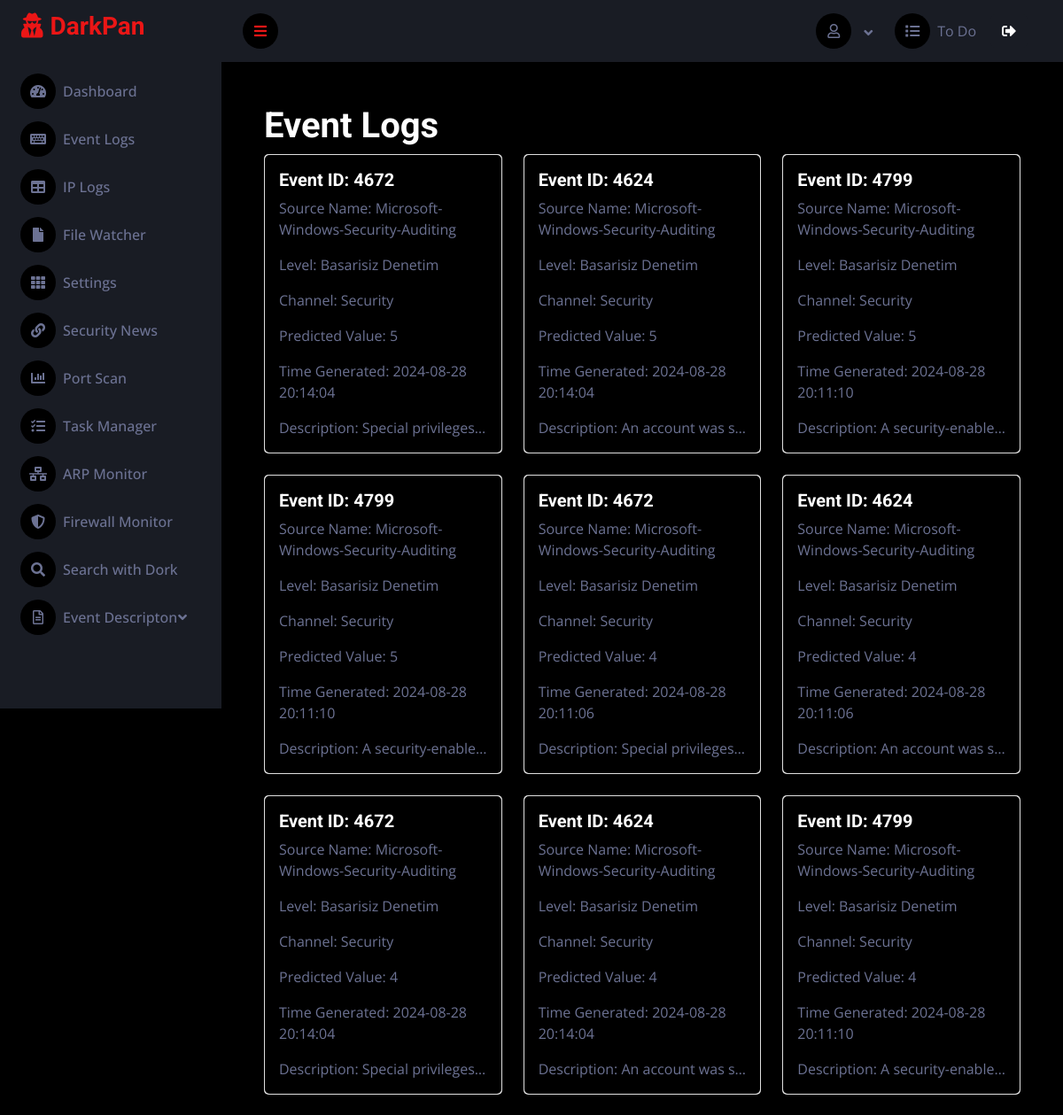
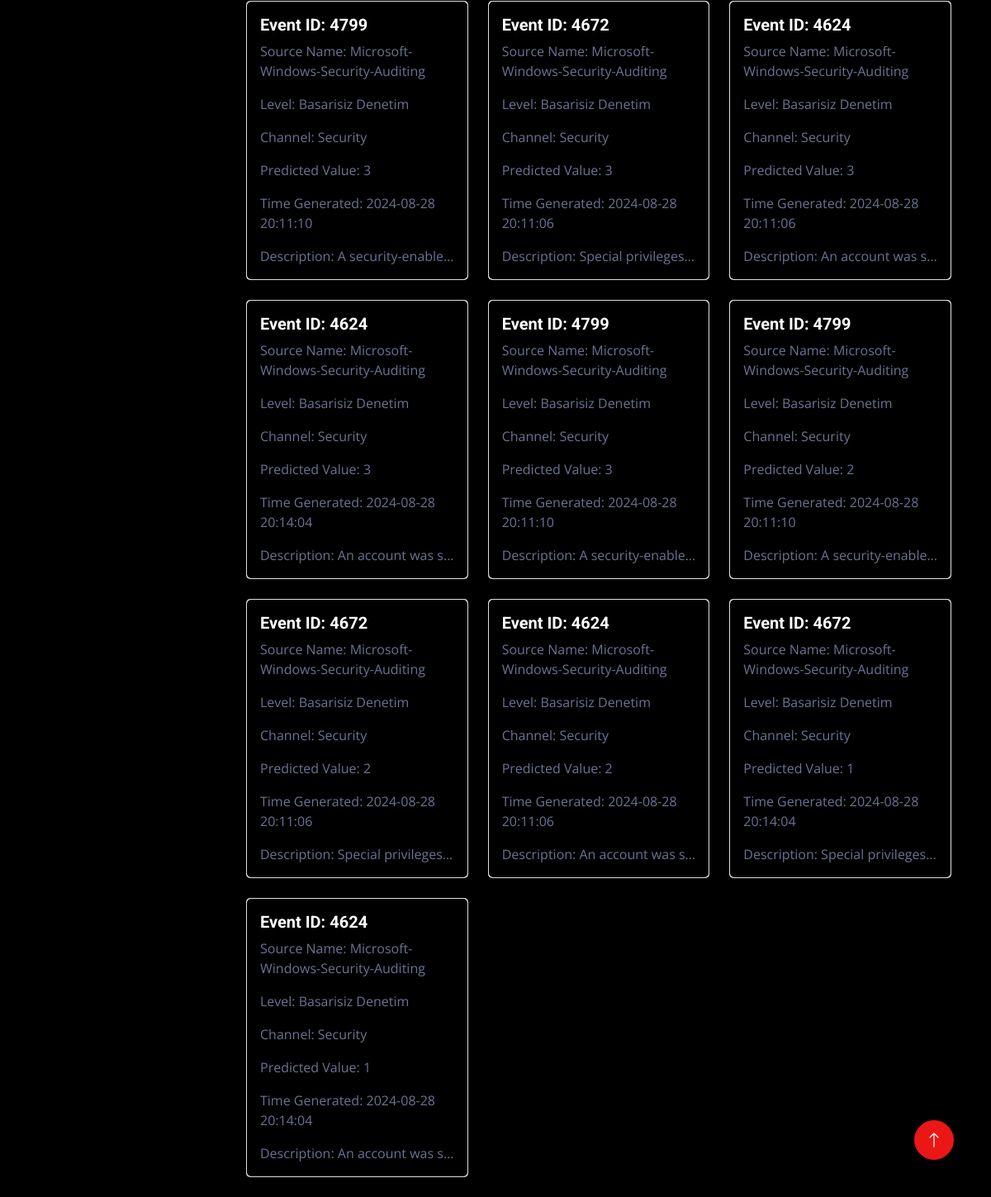
The app's page / (signed in) with its own data (2 pictures, top to bottom).
### sec/models.py (models this page shows, shortened)
class Events(models.Model):
    ID = models.AutoField(primary_key=True) # Field name made lowercase.
    EventID = models.IntegerField(db_column='EventID', blank=True, null=True)  # Field name made lowercase.
    SourceName = models.TextField(db_column='SourceName', blank=True, null=True)  # Field name made lowercase.
    Level = models.TextField(db_column='Level', blank=True, null=True)  # Field name made lowercase.
    Channel = models.TextField(db_column='Channel', blank=True, null=True)  # Field name made lowercase.
    Message = models.TextField(db_column='Message', blank=True, null=True)  # Field name made lowercase.
    PredictedValue = models.TextField(db_column='PredictedValue', blank=True, null=True)  # Field name made lowercase. This field type is a guess.
    TimeGenerated = models.TextField(db_column='TimeGenerated', blank=True, null=True)  # Field name made lowercase.
    class Meta:
        managed = True
        db_table = 'events'
        verbose_name_plural = 'Events' # Display name in Admin Panel

class Eventdescription(models.Model):
    eventid = models.AutoField(primary_key=True)  # Field name made lowercase.
    description = models.TextField(db_column='Description', blank=True, null=True)  # Field name made lowercase.
    class Meta:
        managed = True
        db_table = 'eventdescription'
        verbose_name_plural = 'Event Description' # Display name in Admin Panel

### sec/views.py (the view)
# urls.py: path("", views.index),
def index(request):
    event_logs = Events.objects.all()
    descriptions = Eventdescription.objects.all()
    event_descriptions = []
    for event in event_logs:
        event_descriptions.append({
            'event': event,
            'descriptions': [desc for desc in descriptions if desc.eventid == event.EventID],
        })
    return render(request, 'index.html', {'event_descriptions': event_descriptions})

### sec/views.py (called while the page is built)
    def __call__(self, request):
        if not request.user.is_authenticated and request.path not in self.exempt_urls:
            return redirect(f"{reverse('login')}?next={request.path}")
        response = self.get_response(request)
        return response

### templates/index.html (shortened to what this page needs)
{% extends 'base.html' %}
{% block content %}
  <div class="container-fluid pt-4 px-4">
    <div class="row g-4">
      <div class="container-fluid">
        <h1>Event Logs</h1>
        <div class="row">
          {% for event_desc in event_descriptions %}
            <div class="col-md-4">
              <div class="card mb-4">
                <div class="card-body bg-dark" style="border-radius: 5px;">
                  <h5 class="card-title">Event ID: {{ event_desc.event.EventID }}</h5>
                  <p class="card-text">Source Name: {{ event_desc.event.SourceName }}</p>
                  <p class="card-text">Level: {{ event_desc.event.Level }}</p>
                  <p class="card-text">Channel: {{ event_desc.event.Channel }}</p>
                  <p class="card-text">Predicted Value: {{ event_desc.event.PredictedValue }}</p>
                  <p class="card-text">Time Generated: {{ event_desc.event.TimeGenerated }}</p>
                  {% for description in event_desc.descriptions %}
                    <p class="card-text text-truncate" data-toggle="tooltip" data-placement="top" title="{{ description.description }}">Description: {{ description.description }}</p>
                  {% empty %}
                    <p class="card-text">Description: Not found.</p>
                  {% endfor %}
                </div>
              </div>
            </div>
          {% empty %}
            <div class="col">
              <p>No event logs found.</p>
            </div>
          {% endfor %}
        </div>
      </div>
    </div>
  </div>
{% endblock %}

### static/css/style.css (style rules this page uses)
:root { --primary: #EB1616; --secondary: #191C24; --light: #6C7293; --dark: #000000; }

### records on screen
Events: event.EventID "4672", event.SourceName "Microsoft-Windows-Security-Auditing", event.Level "Basarisiz Denetim", event.Channel "Security", event.PredictedValue "5", event.TimeGenerated "2024-08-28 20:14:04"
Eventdescription: description "Special privileges…"
Events: event.EventID "4624", event.SourceName "Microsoft-Windows-Security-Auditing", event.Level "Basarisiz Denetim", event.Channel "Security", event.PredictedValue "5", event.TimeGenerated "2024-08-28 20:14:04"
Eventdescription: description "An account was s…"
Events: event.EventID "4799", event.SourceName "Microsoft-Windows-Security-Auditing", event.Level "Basarisiz Denetim", event.Channel "Security", event.PredictedValue "5", event.TimeGenerated "2024-08-28 20:11:10"
Eventdescription: description "A security-enable…"
Events: event.EventID "4799", event.SourceName "Microsoft-Windows-Security-Auditing", event.Level "Basarisiz Denetim", event.Channel "Security", event.PredictedValue "5", event.TimeGenerated "2024-08-28 20:11:10"
Events: event.EventID "4672", event.SourceName "Microsoft-Windows-Security-Auditing", event.Level "Basarisiz Denetim", event.Channel "Security", event.PredictedValue "4", event.TimeGenerated "2024-08-28 20:11:06"
Events: event.EventID "4624", event.SourceName "Microsoft-Windows-Security-Auditing", event.Level "Basarisiz Denetim", event.Channel "Security", event.PredictedValue "4", event.TimeGenerated "2024-08-28 20:11:06"
Events: event.EventID "4672", event.SourceName "Microsoft-Windows-Security-Auditing", event.Level "Basarisiz Denetim", event.Channel "Security", event.PredictedValue "4", event.TimeGenerated "2024-08-28 20:14:04"
Events: event.EventID "4624", event.SourceName "Microsoft-Windows-Security-Auditing", event.Level "Basarisiz Denetim", event.Channel "Security", event.PredictedValue "4", event.TimeGenerated "2024-08-28 20:14:04"
Events: event.EventID "4799", event.SourceName "Microsoft-Windows-Security-Auditing", event.Level "Basarisiz Denetim", event.Channel "Security", event.PredictedValue "4", event.TimeGenerated "2024-08-28 20:11:10"
Events: event.EventID "4799", event.SourceName "Microsoft-Windows-Security-Auditing", event.Level "Basarisiz Denetim", event.Channel "Security", event.PredictedValue "3", event.TimeGenerated "2024-08-28 20:11:10"
Events: event.EventID "4672", event.SourceName "Microsoft-Windows-Security-Auditing", event.Level "Basarisiz Denetim", event.Channel "Security", event.PredictedValue "3", event.TimeGenerated "2024-08-28 20:11:06"
Events: event.EventID "4624", event.SourceName "Microsoft-Windows-Security-Auditing", event.Level "Basarisiz Denetim", event.Channel "Security", event.PredictedValue "3", event.TimeGenerated "2024-08-28 20:11:06"
Events: event.EventID "4624", event.SourceName "Microsoft-Windows-Security-Auditing", event.Level "Basarisiz Denetim", event.Channel "Security", event.PredictedValue "3", event.TimeGenerated "2024-08-28 20:14:04"
Events: event.EventID "4799", event.SourceName "Microsoft-Windows-Security-Auditing", event.Level "Basarisiz Denetim", event.Channel "Security", event.PredictedValue "3", event.TimeGenerated "2024-08-28 20:11:10"
Events: event.EventID "4799", event.SourceName "Microsoft-Windows-Security-Auditing", event.Level "Basarisiz Denetim", event.Channel "Security", event.PredictedValue "2", event.TimeGenerated "2024-08-28 20:11:10"
Events: event.EventID "4672", event.SourceName "Microsoft-Windows-Security-Auditing", event.Level "Basarisiz Denetim", event.Channel "Security", event.PredictedValue "2", event.TimeGenerated "2024-08-28 20:11:06"
Events: event.EventID "4624", event.SourceName "Microsoft-Windows-Security-Auditing", event.Level "Basarisiz Denetim", event.Channel "Security", event.PredictedValue "2", event.TimeGenerated "2024-08-28 20:11:06"
Events: event.EventID "4672", event.SourceName "Microsoft-Windows-Security-Auditing", event.Level "Basarisiz Denetim", event.Channel "Security", event.PredictedValue "1", event.TimeGenerated "2024-08-28 20:14:04"
Events: event.EventID "4624", event.SourceName "Microsoft-Windows-Security-Auditing", event.Level "Basarisiz Denetim", event.Channel "Security", event.PredictedValue "1", event.TimeGenerated "2024-08-28 20:14:04"
